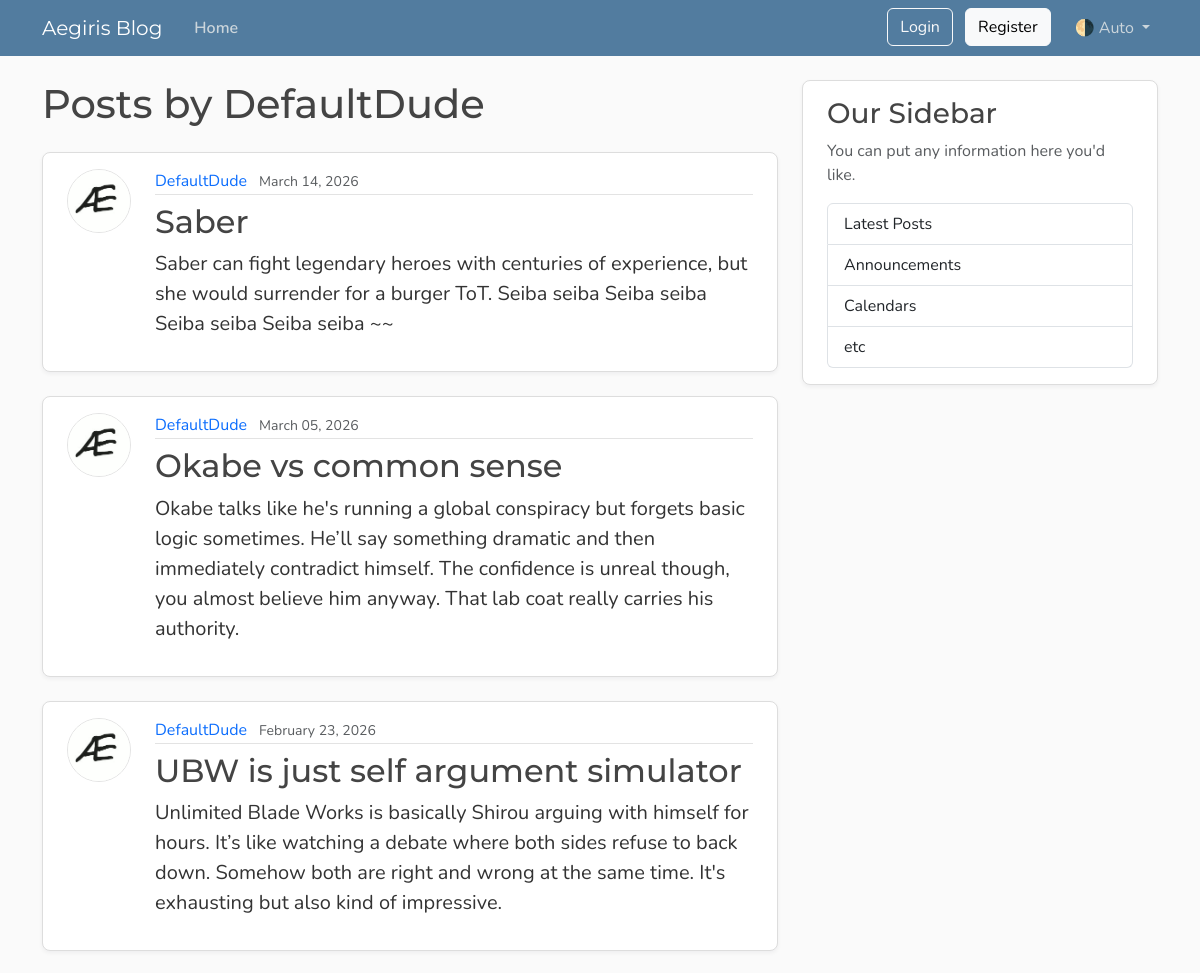
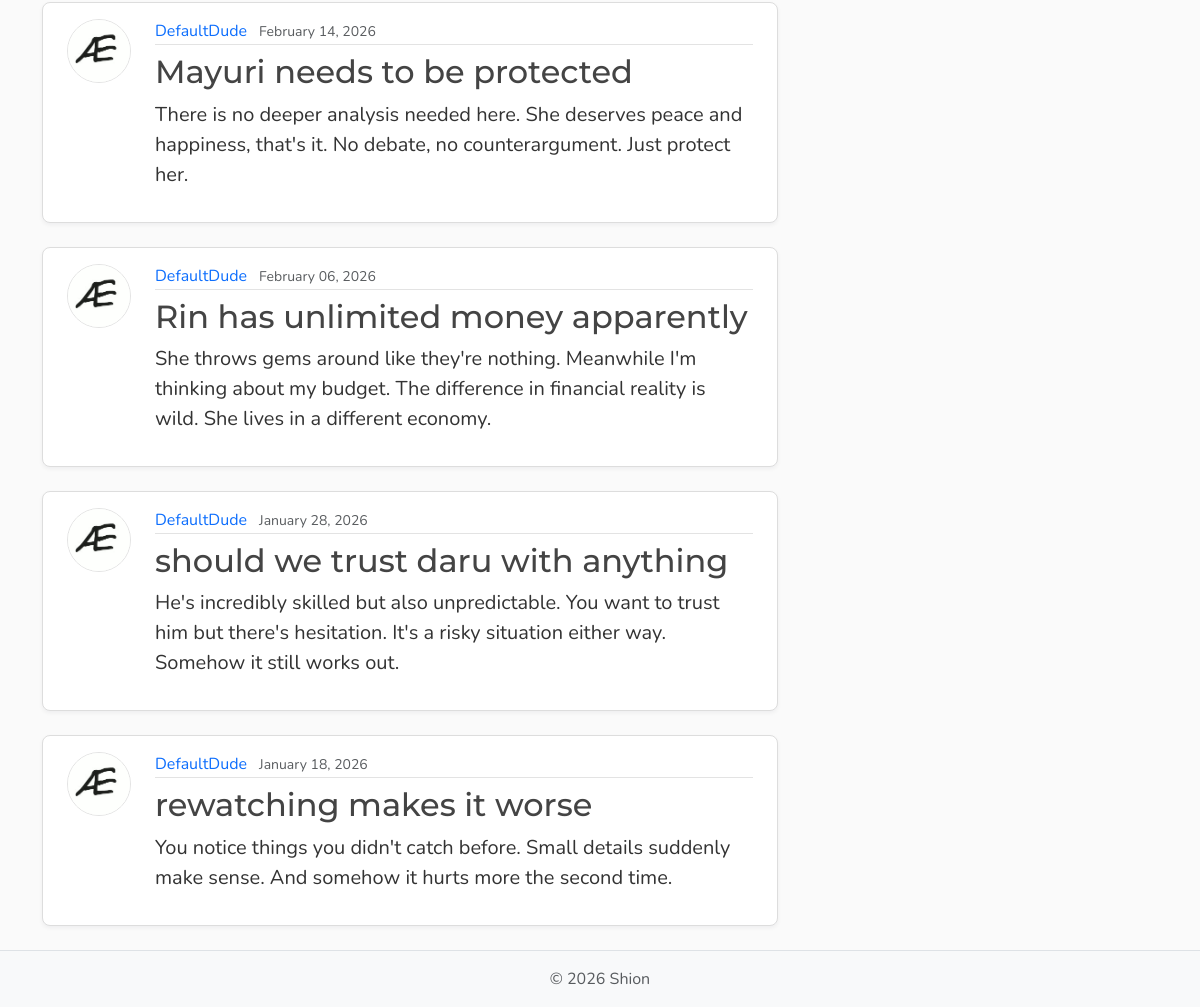
Screenshot of /users/2/posts with the database file from the repository (2 pictures, top to bottom).
### models.py (models this page shows, shortened)
class User(Base):
    __tablename__ = "users"
    id: Mapped[int] = mapped_column(Integer, primary_key= True, index= True)
    username: Mapped[str] = mapped_column(String(50), unique= True, nullable= False)
    email: Mapped[str] = mapped_column(String(120), unique= True, nullable= False)
    password_hash: Mapped[str] = mapped_column(String(200), nullable=False)
    image_file: Mapped[str | None] = mapped_column(String(200), nullable=True, default=None)
    posts: Mapped[list[Post]] = relationship(back_populates="author", cascade="all, delete-orphan")

class Post(Base):
    __tablename__ = "posts"
    id: Mapped[int] = mapped_column(Integer, primary_key= True, index= True)
    title: Mapped[str] = mapped_column(String(100), nullable= False)
    content: Mapped[str] = mapped_column(Text, nullable= False)
    user_id: Mapped[str | None] = mapped_column(ForeignKey("users.id"), nullable=True, index=True)
    date_posted: Mapped[datetime] = mapped_column(DateTime(timezone=True),default=lambda: datetime.now(UTC))
    author: Mapped[User] = relationship(back_populates="posts")

### main.py (the view)
@app.get("/users/{user_id}/posts", include_in_schema=False, name='user_posts')
async def user_posts_page(request: Request, user_id: int, db: Annotated[AsyncSession, Depends(get_db)]):
    result = await db.execute(select(models.User).where(models.User.id == user_id))
    user = result.scalars().first()
    if not user:
        raise HTTPException(status_code=status.HTTP_404_NOT_FOUND)
    result = await db.execute(
        select(models.Post).options(selectinload(models.Post.author)).where(models.Post.user_id == user_id)
        .order_by(models.Post.date_posted.desc())
        )
    posts = result.scalars().all()
    return templates.TemplateResponse(request, "user_posts.html", {"posts": posts, "user": user, "title": f"{user.username}'s posts"})

### templates/user_posts.html
{% extends "layout.html" %}
{% block content %}
  <h1 class="mb-4">Posts by {{ user.username }}</h1>
  {% for post in posts %}
    <article class="content-section py-3 px-4 mb-4">
      <div class="d-flex align-items-start gap-4">
        <img class="rounded-circle article-img flex-shrink-0"
             src="{{ post.author.image_path }}"
             alt="{{ post.author.username }}'s profile picture"
             width="64"
             height="64"
             loading="lazy">
        <div class="flex-grow-1">
          <div class="article-metadata mb-2">
            <a class="me-2"
               href="{{ url_for('user_posts', user_id=post.author.id) }}">{{ post.author.username }}</a>
            <small class="text-body-secondary">{{ post.date_posted.strftime("%B %d, %Y") }}</small>
          </div>
          <h2>
            <a class="article-title"
               href="{{ url_for('post_page', post_id=post.id) }}">{{ post.title }}</a>
          </h2>
          <p class="article-content">{{ post.content }}</p>
        </div>
      </div>
    </article>
  {% else %}
    <p class="text-body-secondary">No posts by this user yet.</p>
  {% endfor %}
{% endblock content %}

### static/css/main.css (style rules this page uses)
:root { --font-heading: "Montserrat", system-ui, -apple-system, BlinkMacSystemFont, sans-serif; --font-body: "Nunito", system-ui, -apple-system, BlinkMacSystemFont, sans-serif; --color-bg-body: #fafafa; --color-bg-content: #ffffff; --color-text-primary: #333333; --color-text-heading: #444444; --color-steel: #527c9f; --color-nav-link: #cbd5db; --color-nav-link-hover: #ffffff; --color-link-hover: #428bca; --color-border: #dddddd; --color-border-light: #e3e3e3; --spacing-xl: 5rem; --article-img-size: 4rem; --account-img-size: 7.813rem; }
body { font-family: var(--font-body); background: var(--color-bg-body); color: var(--color-text-primary); }
h1, h2, h3, h4, h5, h6 { font-family: var(--font-heading); color: var(--color-text-heading); }
a { text-decoration: none; }
.content-section { background: var(--color-bg-content); border: 1px solid var(--color-border); border-radius: 0.5rem; box-shadow: 0 2px 4px rgba(15, 23, 42, 0.05); transition: box-shadow 0.15s ease, transform 0.15s ease, border-color 0.15s ease; }
.article-title { color: var(--color-text-heading); transition: color 0.2s ease-in-out; }
.article-content { white-space: pre-line; font-size: 1.25rem; }
.article-img { height: var(--article-img-size); width: var(--article-img-size); flex-shrink: 0; object-fit: cover; border: 1px solid var(--color-border-light); box-shadow: 0 0 0 2px var(--color-bg-content); }
.article-metadata { padding-bottom: 0.063rem; border-bottom: 1px solid var(--color-border-light); }
.article-metadata a { transition: color 0.2s ease-in-out; }

### rows the page displays
User: username "DefaultDude"
Post: author.username "DefaultDude", date_posted "March 14, 2026", title "Saber", content "Saber can fight legendary heroes with centuries of experience, but she would surrender for a burger ToT. Seiba seiba Seiba seiba Seiba seiba Seiba seiba ~~"
Post: author.username "DefaultDude", date_posted "March 05, 2026", title "Okabe vs common sense", content "Okabe talks like he's running a global conspiracy but forgets basic logic sometimes. He’ll say something dramatic and then immediately contradict himself. The confidence is unreal though, you almost believe him anyway. That lab coat really carries his authority."
Post: author.username "DefaultDude", date_posted "February 23, 2026", title "UBW is just self argument simulator", content "Unlimited Blade Works is basically Shirou arguing with himself for hours. It’s like watching a debate where both sides refuse to back down. Somehow both are right and wrong at the same time. It's exhausting but also kind of impressive."
Post: author.username "DefaultDude", date_posted "February 14, 2026", title "Mayuri needs to be protected", content "There is no deeper analysis needed here. She deserves peace and happiness, that's it. No debate, no counterargument. Just protect her."
Post: author.username "DefaultDude", date_posted "February 06, 2026", title "Rin has unlimited money apparently", content "She throws gems around like they're nothing. Meanwhile I'm thinking about my budget. The difference in financial reality is wild. She lives in a different economy."
Post: author.username "DefaultDude", date_posted "January 28, 2026", title "should we trust daru with anything", content "He's incredibly skilled but also unpredictable. You want to trust him but there's hesitation. It's a risky situation either way. Somehow it still works out."
Post: author.username "DefaultDude", date_posted "January 18, 2026", title "rewatching makes it worse", content "You notice things you didn't catch before. Small details suddenly make sense. And somehow it hurts more the second time."
